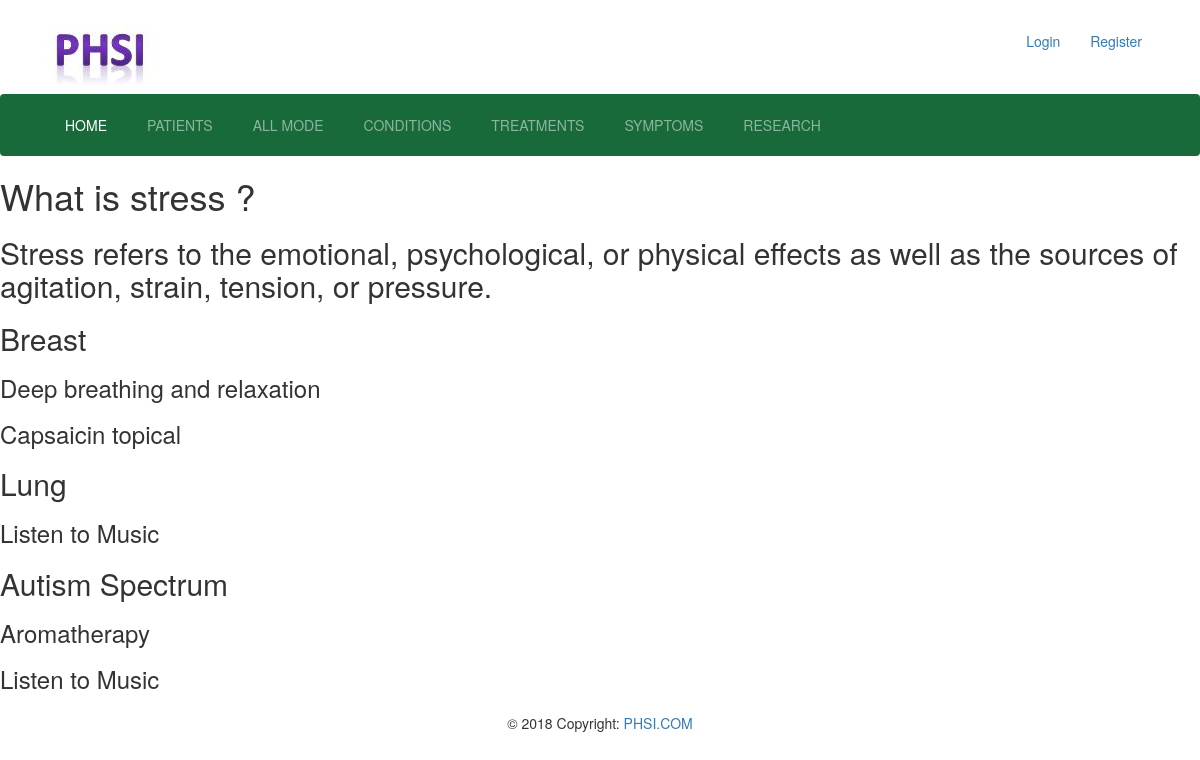
Page /disease/symptomswise/stress/ on the committed database.
### disease/models.py (models this page shows, shortened)
class Symptoms(models.Model):
	name 			= models.CharField(max_length=100)
	slug            = models.SlugField(null=True, blank=True)
	details			= models.TextField()
	disease  		= models.ForeignKey(Diseases, on_delete=models.CASCADE, related_name='symptoms')

class Diseases(models.Model):
	name 			= models.CharField(max_length=100)
	details			= models.TextField()
	category 		= models.ForeignKey(DiseaseCategory, on_delete=models.CASCADE, related_name='disease')

### medicine/models.py (models this page shows, shortened)
class Medicinary(models.Model):
	name 			= models.CharField(max_length=100)
	details			= models.TextField()
	subcategory		= models.ForeignKey(MedicineSubCategory, on_delete=models.CASCADE, related_name='medicines')
	symptoms		= models.ManyToManyField(Symptoms, related_name='medicines')

### disease/views.py (the view)
# urls.py: path('symptomswise/<slug:slug>/', symptomswise, name = 'symptomswise'),
def symptomswise(request, slug):
	symptoms = Symptoms.objects.filter(slug=slug)
	symptom = symptoms[0:1]
	context = {
		'slug': slug,
		'symptoms': symptoms,
		'symptom': symptom,
	}
	template = 'disease/symptomswise.html'
	return render(request, template, context)

### templates/disease/symptomswise.html
{% extends 'base.html' %}
{% load static %}
{% block content %}
	<h1>What is {{slug}} ?</h1>
	{% for s in symptom %}
		<h2>{{s.details}}</h2>
	{% endfor %}
	{% for symptom in symptoms %}
		<h2>{{symptom.disease.name}}</h2>
		{% for medicine in symptom.medicines.all %}
			<h3>{{medicine.name}}</h3>
		{% endfor %}
	{% endfor %}
{% endblock %}

### static/layout/style.css (style rules this page uses)
* { box-sizing: border-box; }
body { margin: 0; padding: 0; background-color:white; }

### rows in the picture
Symptoms: details "Stress refers to the emotional, psychological, or physical effects as well as the sources of agitation, strain, tension, or pressure.", disease.name "Breast"
Medicinary: name "Deep breathing and relaxation"
Medicinary: name "Capsaicin topical"
Symptoms: disease.name "Lung"
Medicinary: name "Listen to Music"
Symptoms: disease.name "Autism Spectrum"
Medicinary: name "Aromatherapy"

### other values in the picture
{{ slug }} "stress"
